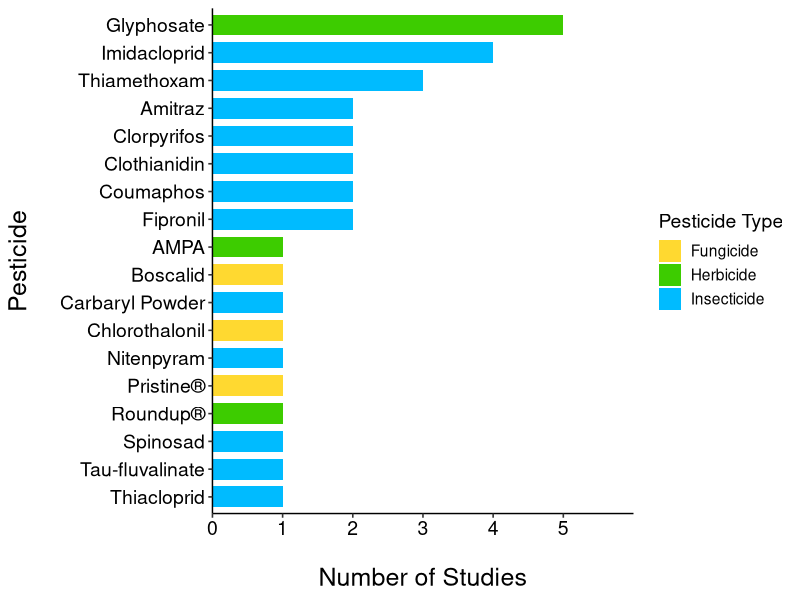

Write R code to recreate this figure.
## ---- chunk 1
library(tidyverse)
library(ggpubr)
## ---- chunk 2
speciespesticide <- read.csv("data/speciesandpesticides.csv", stringsAsFactors = TRUE, na.strings=c(""))

str(speciespesticide)


## ---- chunk 3
speciespesticide_rename <- speciespesticide %>% 
  mutate(pesticide = recode(pesticide, "Pristine (Boscalid/pyraclostrobin mixture)" = "Pristine®")) %>% 
  mutate(pesticide = recode(pesticide, "Roundup" = "Roundup®")) 

#reorder factors so they're in the correct order when horizontal 
speciespesticide_rename$pesticide <- factor(speciespesticide_rename$pesticide, levels = rev(levels(speciespesticide_rename$pesticide)))

speciespesticide_rename %>% 
  dplyr::filter(year > 1990) %>% 
  group_by(pesticide, pesticide_type) %>% 
  summarize(n=n()) %>% 
  ggplot(aes(x=fct_reorder(pesticide, n), y=n, fill=pesticide_type)) +
  geom_bar(width=0.75, stat = "identity") +
  coord_flip()+
  theme_pubr() +
  theme(text = element_text(size = 14), axis.text.x = element_text(size = 14),
        legend.position = "right",
        axis.title.y = element_text(size = 18, margin = margin(t = 0, r = 20, b = 0, l = 0)),
        axis.title.x = element_text(size = 18, margin = margin(t = 20, r = 0, b = 0, l = 0)))+
  scale_x_discrete(name="Pesticide")+
  scale_y_continuous(name ="Number of Studies", 
                     breaks = seq(0, 5, len = 6), 
                     expand = c(0, 0),
                     limits = c(0,6))+
  scale_fill_manual(values=c("#FFD930", "#3DCC00", "#00BBFF"))+
   labs(fill = "Pesticide Type")
